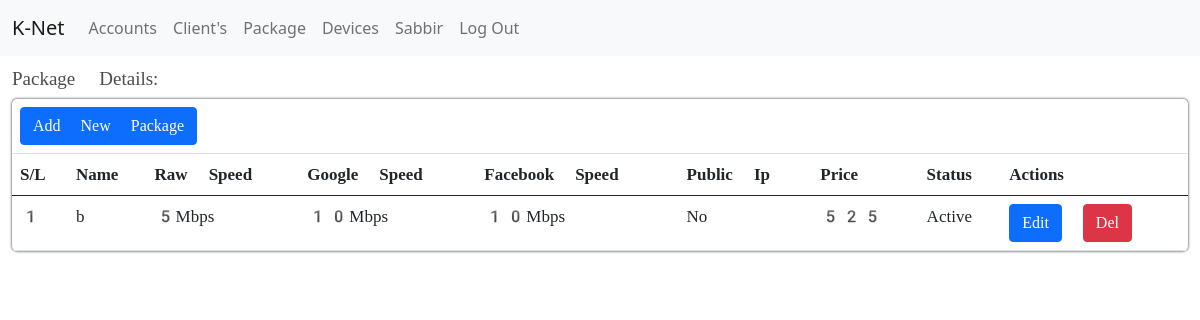
Page /inside/package/ (signed in) on the committed database.
### apps/core/models.py (models this page shows, shortened)
class Isp_info(models.Model):
    name = models.CharField(max_length=200)
    address = models.CharField(max_length=200)
    phone = models.CharField(max_length=200)
    email = models.EmailField(max_length=200)
    website = models.URLField(max_length=200)

class Package(models.Model):
    choice_status = (('Active', 'Active'), ('Inactive', 'Inactive'))
    name = models.CharField(max_length=200)
    speed = models.IntegerField()
    ggc = models.IntegerField(default=10, verbose_name='GGC')
    fna = models.IntegerField(default=10, verbose_name='FNA')
    public_ip = models.BooleanField(default=False)
    status = models.CharField(max_length=100, choices=choice_status)
    price = models.IntegerField()

### apps/users/models.py (models this page shows, shortened)
class User(AbstractBaseUser):
    user_id = models.IntegerField(unique=True,)
    client = models.BooleanField(default=True)
    reseller = models.BooleanField(default=False)
    owner = models.BooleanField(default=False)
    worker = models.BooleanField(default=False)
    staff = models.BooleanField(default=False)
    admin = models.BooleanField(default=False)
    USERNAME_FIELD = 'user_id'
    REQUIRED_FIELDS = []
    object = UserManager()

### apps/clients/models.py (models this page shows, shortened)
class Clients(models.Model):
    genders = (
        ('Male', 'Male'),
        ('Female', 'Female'),
        ('Others', 'Others'),
    )
    choice_status = (('Active', 'Active'), ('Inactive', 'Inactive'))
    user = models.OneToOneField(User, on_delete=models.CASCADE)
    first_name = models.CharField(max_length=245)
    last_name = models.CharField(max_length=245)
    gender = models.CharField(max_length=245, choices=genders)
    email = models.EmailField(max_length=245)
    phone = models.CharField(max_length=11)
    nid = models.CharField(max_length=11)
    client_id = models.IntegerField(unique=True)
    ip_username = models.CharField(max_length=20,
                                   unique=True,
                                   null=True,
                                   blank=True,
                                   verbose_name='IP/Username')
    address = models.CharField(max_length=100)
    olt_details = models.ForeignKey(Olt,
                                    on_delete=models.CASCADE,
                                    null=True,
                                    blank=True)
    onu_details = models.ForeignKey(Onu,
                                    on_delete=models.CASCADE,
                                    null=True,
                                    blank=True)
    switch_details = models.ForeignKey(Switch,
                                       on_delete=models.CASCADE,
                                       null=True,
                                       blank=True)
    router_details = models.ForeignKey(Router,
                                       on_delete=models.CASCADE,
                                       null=True,
                                       blank=True)
    package_details = models.ForeignKey(Package,
                                        on_delete=models.CASCADE,
                                        null=True,
                                        blank=True)
    pop_details = models.ForeignKey(Pop,
                                    on_delete=models.CASCADE,
                                    null=True,
                                    blank=True)
    status = models.CharField(max_length=100,
                              default='Active',
                              choices=choice_status)
    paid = models.BooleanField(default=False)
    reseller = models.ForeignKey(
        Resellers, on_delete=models.CASCADE, null=True, blank=True)
    date = models.DateTimeField(auto_now_add=True)

### apps/clients/decorators.py (the view, shortened to what this page needs)
    def wrapper_func(request, *args, **kwargs):
        if request.user.admin == True:
            return view_func(request, *args, **kwargs)

### apps/core/views.py (called while the page is built)
@login_required(login_url='client-login')
@staff_roles
def packageShowing(request):
    isp_info = Isp_info.objects.filter(id=1).first()
    package = Package.objects.all().order_by('-id')
    total = Package.objects.aggregate(Sum('price'))
    context = {'isp_info': isp_info, 'packages': package, 'total': total}
    return render(request, 'core/package/package_show.html', context)

### apps/core/templates/core/package/package_show.html
{% extends 'core/package/package_base.html' %}

### apps/core/templates/core/package/package_base.html (shortened to what this page needs)
{% extends 'core/base.html' %}
{% block content %}
<section>
    <div class="container-fluid">
        <div class="base-title">
            <h3>Package Details:</h3>
        </div>
        <div class="fiber-details-wrappers">
            <table class="table table-hover">
                <thead>
                    {% if request.user.admin %}
                    <tr>
                        <td scope="col" colspan="9"><a class="btn btn-primary" href="{% url 'package-add' %}">Add
                                New Package</a></td>
                    </tr>
                    {% endif %}
                    <tr>
                        <th scope="col">S/L</th>
                        <th scope="col">Name</th>
                        <th scope="col">Raw Speed</th>
                        <th scope="col">Google Speed</th>
                        <th scope="col">Facebook Speed</th>
                        <th scope="col">Public Ip</th>
                        <th scope="col">Price</th>
                        <th scope="col">Status</th>
                        {% if request.user.admin %}
                        <th scope="col">Actions</th>
                        {% endif %}
                    </tr>
                </thead>
                <tbody>
                    {% for package in packages %}
                    <tr>
                        <th scope="row">{{forloop.counter}}</th>
                        <td>{{package.name}}</td>
                        <td>{{package.speed}}Mbps</td>
                        <td>{{package.ggc}}Mbps</td>
                        <td>{{package.fna}}Mbps</td>
                        <td>{% if package.public_ip %}
                            Yes
                            {% else%}
                            No
                            {% endif %}
                        </td>
                        <td>{{package.price}}</td>
                        <td>{{package.status}}</td>
                        {% if request.user.admin %}
                        <td>
                            <a class="btn btn-primary ml-1" href="{% url 'package-update' package.id %}">Edit</a>
                            <a class="btn btn-danger ml-1" href="{% url 'package-del' package.id %}">Del</a>
                            {% endif %}
                        </td>
                    </tr>
                    {% endfor %}
                </tbody>
            </table>
        </div>
    </div>
</section>
{% endblock %}

### apps/core/templates/core/base.html (shortened to what this page needs)
{% load static %}
<!DOCTYPE html>
<html lang="en">
<head>
  <link href="https://cdn.jsdelivr.net/npm/bootstrap@5.0.2/dist/css/bootstrap.min.css" rel="stylesheet">
  <link rel="stylesheet" href="{% static 'core/main.css' %}">
</head>
<body>
  <nav class="navbar navbar-expand-lg navbar-light bg-light">
    <div class="container-fluid">
      <a class="navbar-brand" href="{% url 'inside' %}">{{isp_info.name}}</a>
      <div class="collapse navbar-collapse" id="navbarNav">
        <ul class="navbar-nav">
          {% if request.user.owner %}
          <li class="nav-item">
            <a class="nav-link" href="{% url 'account-dashboard' %}">Accounts</a>
          </li>
          {% endif %}
          {% block navbar %}
          <li class="nav-item">
            <a class="nav-link" href="{% url 'client-show' %}">Client's</a>
          </li>
          <li class="nav-item">
            <a class="nav-link" href="{% url 'package-show' %}">Package</a>
          </li>
          <li class="nav-item">
            <a class="nav-link" href="{% url 'devicesInfo' %}">Devices</a>
          </li>
          {% endblock navbar %}
          <li class="nav-item">
            <a class="nav-link" href="{% url 'user_dashboard' %}">{{request.user.clients.first_name}}</a>
          </li>
          <li class="nav-item">
            <a class="nav-link" href="{% url 'client_logout' %}">Log Out</a>
          </li>
        </ul>
      </div>
    </div>
  </nav>
  {% block content %}{% endblock content %}
</body>
</html>

### static/core/main.css (style rules this page uses)
.base-title h3 { font-size: 19px; margin-top: 1%; font-weight: 500; font-family: emoji; color: #000000b3; }
.fiber-details-wrappers { font-family: emoji; font-size: 17px; }
table { box-shadow: 0px 0px 3px 0px; border-radius: 5px; padding: 1%; }

### rows in the picture
Isp_info: name "K-Net"
User: user.clients.first_name "Sabbir"
Package: name "b", speed "5", ggc "10", fna "10", public_ip "No", price "525", status "Active"
